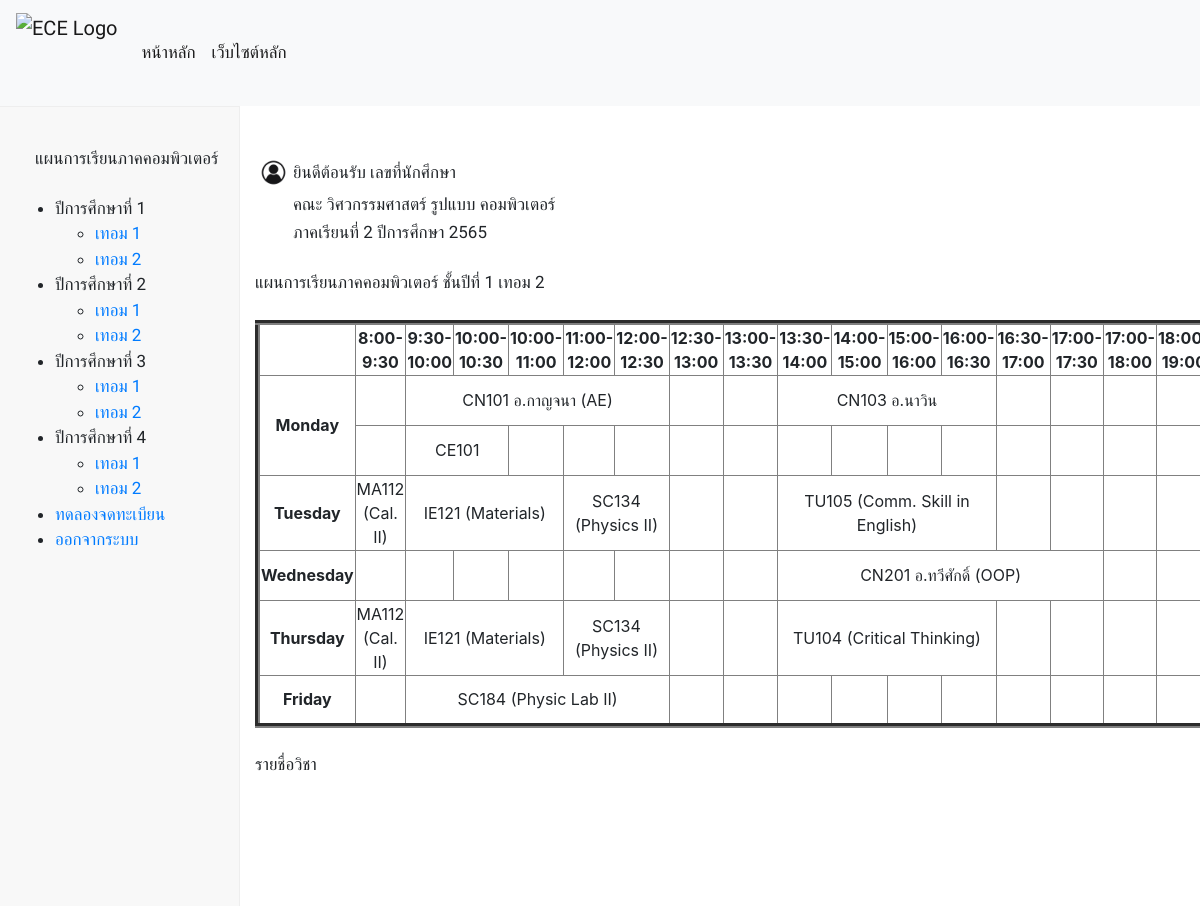
/one_termtwo/, run on an earlier commit of the app's database.
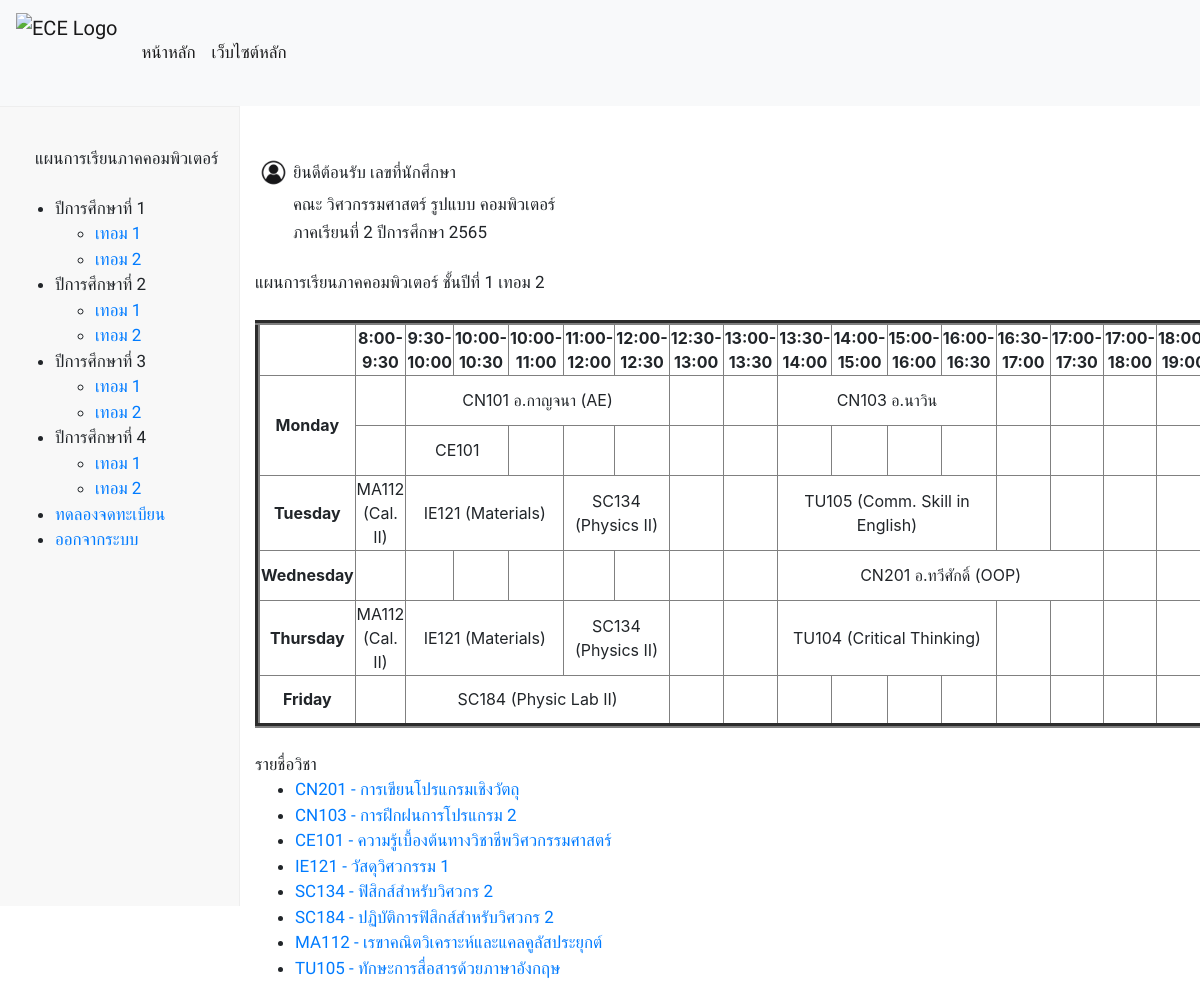
And on a later commit of the database.
### database/models.py (models this page shows, shortened)
class Subject(models.Model):
    S_id = models.CharField(max_length=25)
    S_name = models.CharField(max_length=50)
    S_credits = models.FloatField()
    S_detail = models.TextField()
    S_teacher = models.ForeignKey(Person, on_delete=models.CASCADE)
    pre_id = models.ManyToManyField(
        'self', blank=True, symmetrical=False, related_name='presub')
    post_id = models.ManyToManyField(
        'self', blank=True, symmetrical=False, related_name='postsub')
    term = models.CharField(max_length=25,null=True, blank=True,)

### subjectenroller/views.py (the view)
# urls.py: path('one_termtwo/', views.one_termtwo , name="one_termtwo"),
def one_termtwo(request):
    skills = Skill.objects.all()
    subject = Subject.objects.all()
    context = {'skills': skills,'subject': subject,}
    return render(request, 'subjectenroller/one_termtwo.html', context)

### subjectenroller/templates/subjectenroller/one_termtwo.html (shortened to what the changed rows need)
{% extends "subjectenroller/layout.html" %}
{% load static %}
{% block body %}
    <br>
    <br>
    <div style="display: flex; flex-direction: column;">
        <div class="container">
            <div class="row">
              <div class="col-auto">
                <table style="width:100%">
                    <tr>
                        <th><img src="/static/image/user.jpg" alt="userlogo" width="35" height="35"></th>
                    </tr>
                </table>
              </div>
            </div>
            <br>
            <br>
            <br>
        <br>
        <ul>
          {% for subject in subject %}
            {% if subject.term == '12' %}
            <li><a href="{% url 'detail' subject.S_id %}">{{ subject.S_id }} - {{ subject.S_name }}</a></li>
            {% endif %}
          {% endfor %}
        </ul>
{% endblock %}

What changed in the data, as far as the page shows it:
now on this page (row edited): Subject: S_id "CN201", S_name "การเขียนโปรแกรมเชิงวัตถุ"
now on this page (row edited): Subject: S_id "CN103", S_name "การฝึกฝนการโปรแกรม 2"
now on this page (row edited): Subject: S_id "CE101", S_name "ความรู้เบื้องต้นทางวิชาชีพวิศวกรรมศาสตร์"
now on this page (row edited): Subject: S_id "IE121", S_name "วัสดุวิศวกรรม 1"
now on this page (row edited): Subject: S_id "SC134", S_name "ฟิสิกส์สำหรับวิศวกร 2"
now on this page (row edited): Subject: S_id "SC184", S_name "ปฏิบัติการฟิสิกส์สำหรับวิศวกร 2"
now on this page (row edited): Subject: S_id "MA112", S_name "เรขาคณิตวิเคราะห์และแคลคูลัสประยุกต์"
now on this page (row edited): Subject: S_id "TU105", S_name "ทักษะการสื่อสารด้วยภาษาอังกฤษ"
